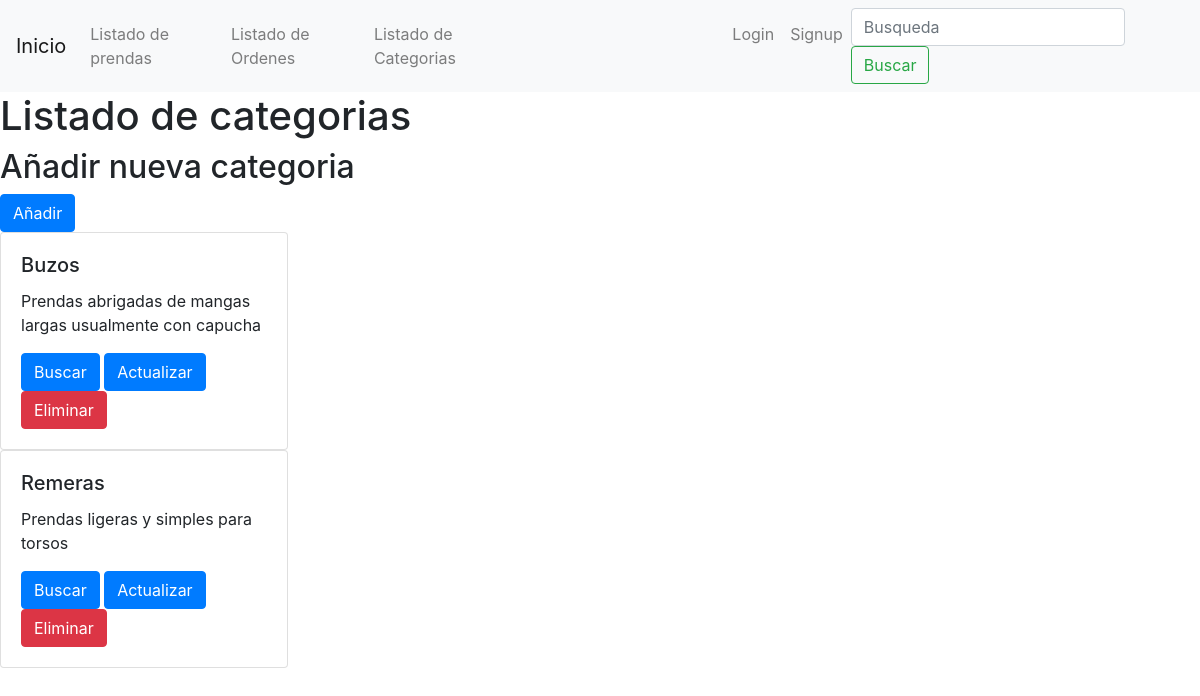
Before: /clothes/list-categories/ with the older database file.
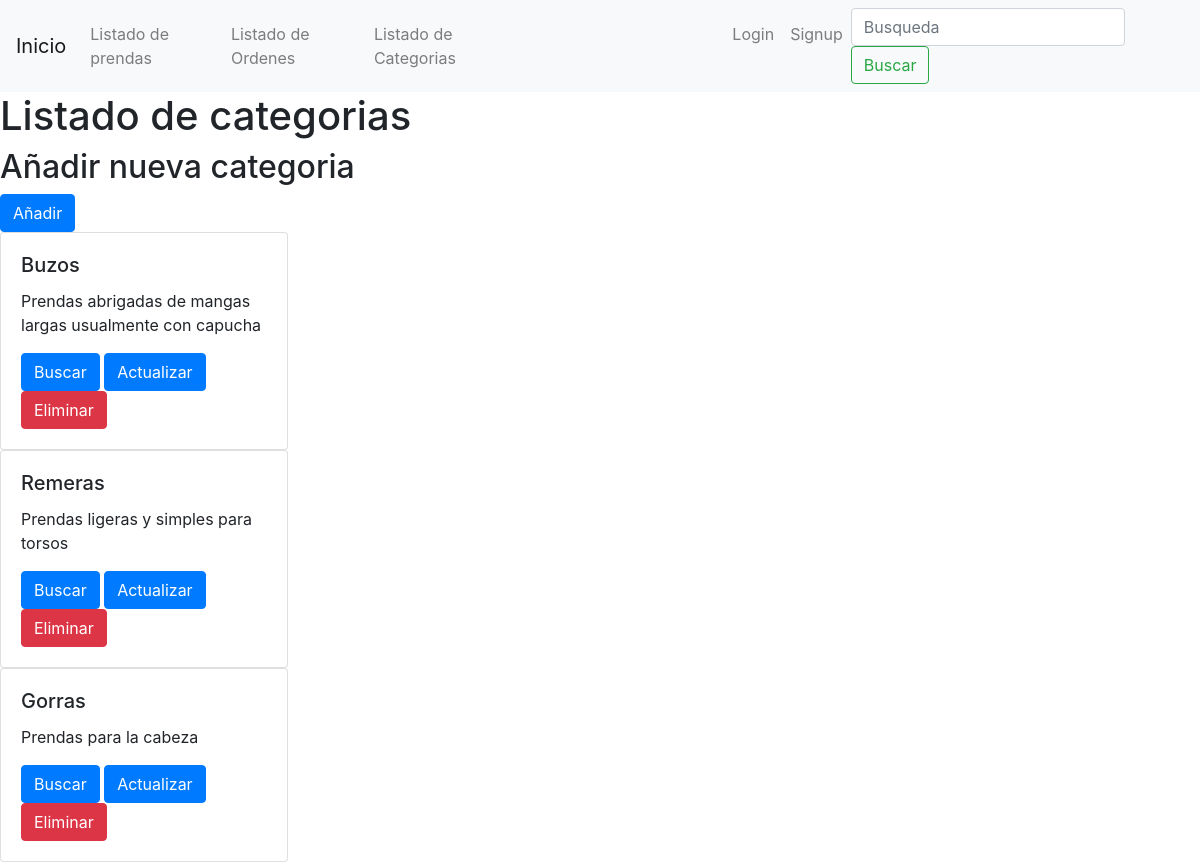
After: the same page with the newer database file.
### clothes/models.py (models this page shows)
class Category(models.Model):
    class Meta:
        verbose_name_plural = 'Categorias'
    name = models.CharField(max_length=123, unique=True, verbose_name= 'Nombre')
    description = models.CharField(max_length=123, default= 'Sin descripción', verbose_name= 'Descripción')

### clothes/views.py (the view)
# urls.py: path('list-categories/', list_categories, name='list_categories'),
def list_categories(request):
    if 'search' in request.GET:
        search = request.GET['search']
        categories = Category.objects.filter(name__icontains=search)
    else:
        categories = Category.objects.all()
    context= {
        'categories':categories,
    }
    return render(request, 'clothes/categories/list_categories.html', context=context)

### Templates/clothes/categories/list_categories.html (shortened to what this page needs)
{% extends 'base.html' %}
{% block content %}
    <h1>Listado de categorias</h1>
    <h2>Añadir nueva categoria </h2> <a href="/clothes/create-category/" class="btn btn-primary">Añadir</a>
    {% for category in categories %}
        <div class="card" style="width: 18rem;">
            <div class="card-body">
            <h5 class="card-title">{{category.name}}</h5>
            <p class="card-text">{{category.description}}</p>
            <a href="/clothes/list-clothes/?search={{category.name}}" class="btn btn-primary">Buscar</a>
            <a href="/clothes/update-category/{{category.id}}/" class="btn btn-primary">Actualizar</a>
            <a href="/clothes/delete-category/{{category.id}}/" class="btn btn-danger">Eliminar</a>
            </div>
        </div>
    {% endfor %}
{% endblock %}
{% block search %}
<form class="form-inline my-2 my-lg-0" action="/clothes/list-categories/" method="GET">
{% endblock %}

Changed rows visible on the page:
added Category: name "Gorras", description "Prendas para la cabeza"
